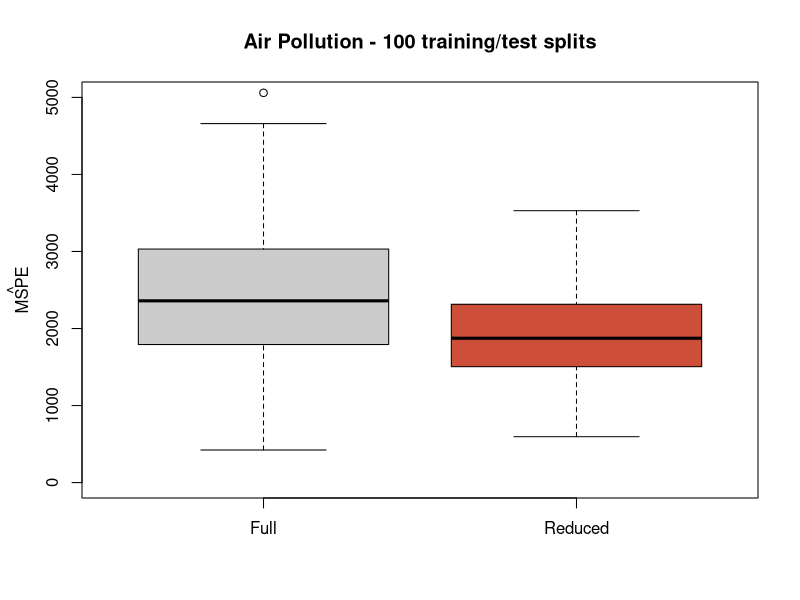
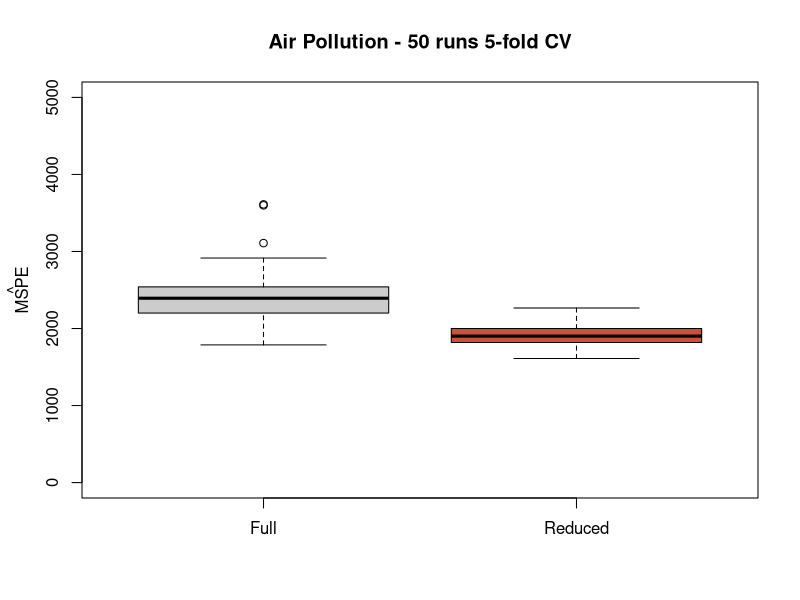

These figures' R source, in order:
## ---- chunk 1
knitr::opts_chunk$set(echo = TRUE)
## ---- chunk 2
x.tr <- read.table('../Lecture1/pollution-train.dat', header=TRUE, sep=',')
full <- lm(MORT ~ . , data=x.tr)
reduced <- lm(MORT ~ POOR + HC + NOX + HOUS + NONW, data=x.tr)
## ---- chunk 3
x.te <- read.table('../Lecture1/pollution-test.dat', header=TRUE, sep=',')
pr.full <- predict(full, newdata=x.te)
pr.reduced <- predict(reduced, newdata=x.te)
## ---- chunk 4
with(x.te, mean( (MORT - pr.full)^2 ))
with(x.te, mean( (MORT - pr.reduced)^2 ))
## ---- chunk 5
x <- read.csv('../Lecture1/rutgers-lib-30861_CSV-1.csv')
set.seed(123)
Nsplits <- 100
mspe.full <- mspe.red <- vector('numeric', Nsplits)
for(j in 1:Nsplits) {
  g <- sample(rep(1:4, each=15))
  a.tr <- x[g != 2, ]
  a.te <- x[g == 2, ]
  full <- lm(MORT ~ . , data=a.tr)
  reduced <- lm(MORT ~ POOR + HC + NOX + HOUS + NONW, data=a.tr)
  a.te$pr.full <- predict(full, newdata=a.te)
  a.te$pr.reduced <- predict(reduced, newdata=a.te)
  mspe.full[j] <- with(a.te, mean( (MORT - pr.full)^2 ))
  mspe.red[j] <- with(a.te, mean( (MORT - pr.reduced)^2 ))
}
boxplot(mspe.full, mspe.red, names=c('Full', 'Reduced'), 
        col=c('gray80', 'tomato3'), 
        main='Air Pollution - 100 training/test splits', ylim=c(0, 5000))
mtext(expression(hat(MSPE)), side=2, line=2.5)
## ---- chunk 6
x <- read.csv('../Lecture1/rutgers-lib-30861_CSV-1.csv')
n <- nrow(x)
pr.full <- pr.reduced <- rep(0, n)
for(i in 1:n) {
  full <- lm(MORT ~ . , data=x[-i, ])
  reduced <- lm(MORT ~ POOR + HC + NOX + HOUS + NONW, data=x[-i, ])
  pr.full[i] <- predict(full, newdata = x[i, ])
  pr.reduced[i] <- predict(reduced, newdata = x[i, ])
}
## ---- chunk 7
mean( (x$MORT - pr.full)^2 )
mean( (x$MORT - pr.reduced)^2 )
## ---- chunk 8
n <- nrow(x)
k <- 5
pr.full <- pr.reduced <- rep(0, n)
# Create labels for the "folds"
inds <- (1:n) %% k + 1 
# shuffle the rows of x, this is bad coding!
set.seed(123)
xs <- x[ sample(n, repl=FALSE), ]
# loop through the folds
for(j in 1:k) {
  x.tr <- xs[inds != j, ]
  x.te <- xs[inds == j, ]
  full <- lm(MORT ~ . , data=x.tr)
  reduced <- lm(MORT ~ POOR + HC + NOX + HOUS + NONW, data=x.tr)
  pr.full[ inds== j] <- predict(full, newdata=x.te)
  pr.reduced[ inds==j ] <- predict(reduced, newdata=x.te)
}
## ---- chunk 9
mean( (xs$MORT - pr.full)^2 )
mean( (xs$MORT - pr.reduced)^2 )
## ---- chunk 10
m.f <- lm(MORT ~ . , data=x)
m.r <- lm(MORT ~ POOR + HC + NOX + HOUS + NONW, data=x)
## ---- chunk 11
N <- 50
mspe1 <- mspe2 <- vector('double', N)
ii <- (1:(n <- nrow(x))) %% 5 + 1
set.seed(327)
for(i in 1:N) {
  ii <- sample(ii)
  pr.f <- pr.r <- vector('double', n)
  for(j in 1:5) {
    pr.f[ ii == j ] <- predict(update(m.f, data=x[ii != j, ]), newdata=x[ii==j,])
    pr.r[ ii == j ] <- predict(update(m.r, data=x[ii != j, ]), newdata=x[ii==j,])
  }
  mspe1[i] <- with(x, mean( (MORT - pr.f)^2 ))
  mspe2[i] <- with(x, mean( (MORT - pr.r)^2 ))
}  
boxplot(mspe1, mspe2, names=c('Full', 'Reduced'), 
        col=c('gray80', 'tomato3'), 
        main='Air Pollution - 50 runs 5-fold CV', ylim=c(0, 5000))
mtext(expression(hat(MSPE)), side=2, line=2.5)
